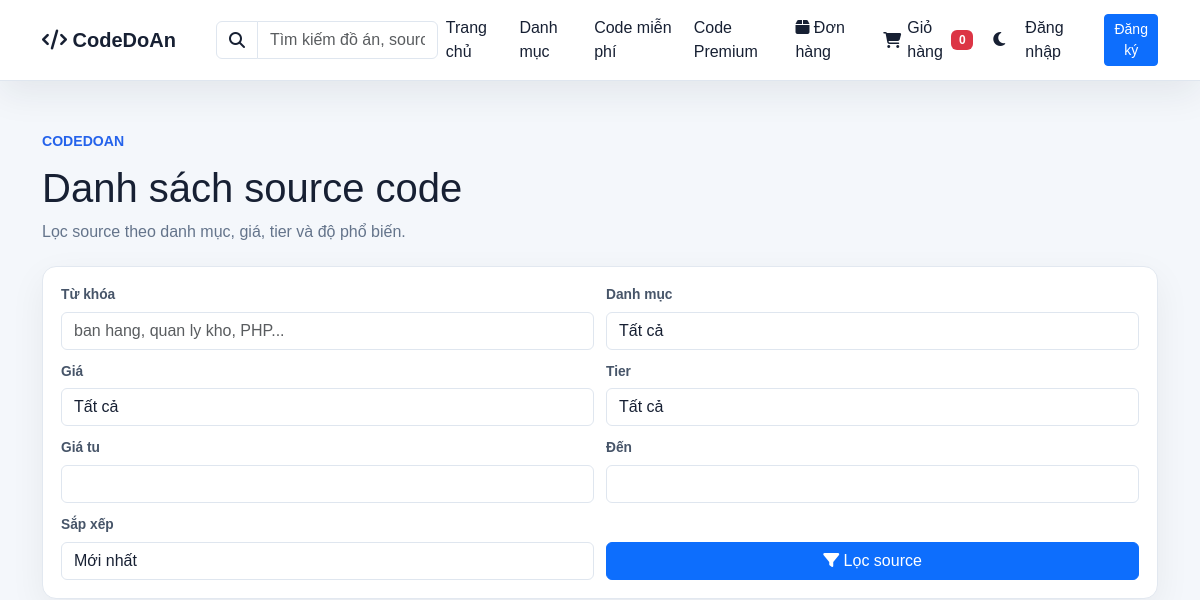
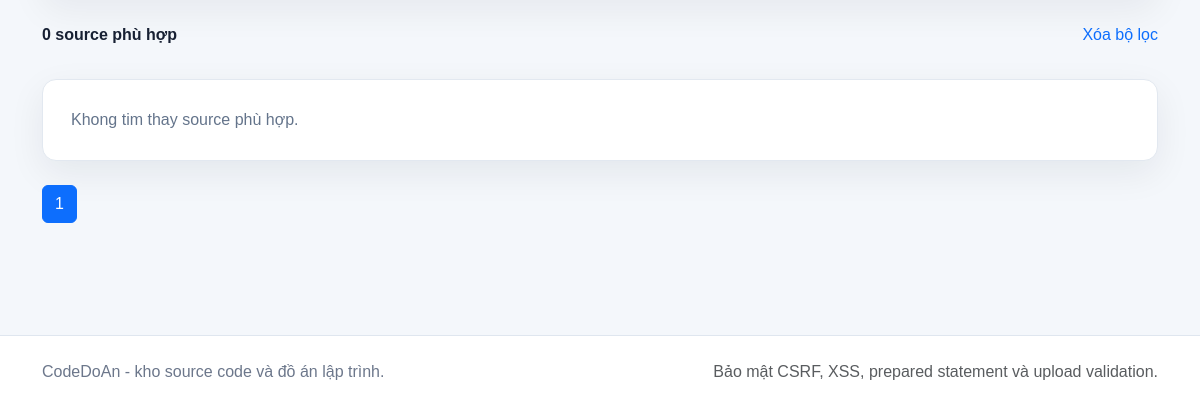
The app's page /projects/search.php, older data (2 pictures, top to bottom).
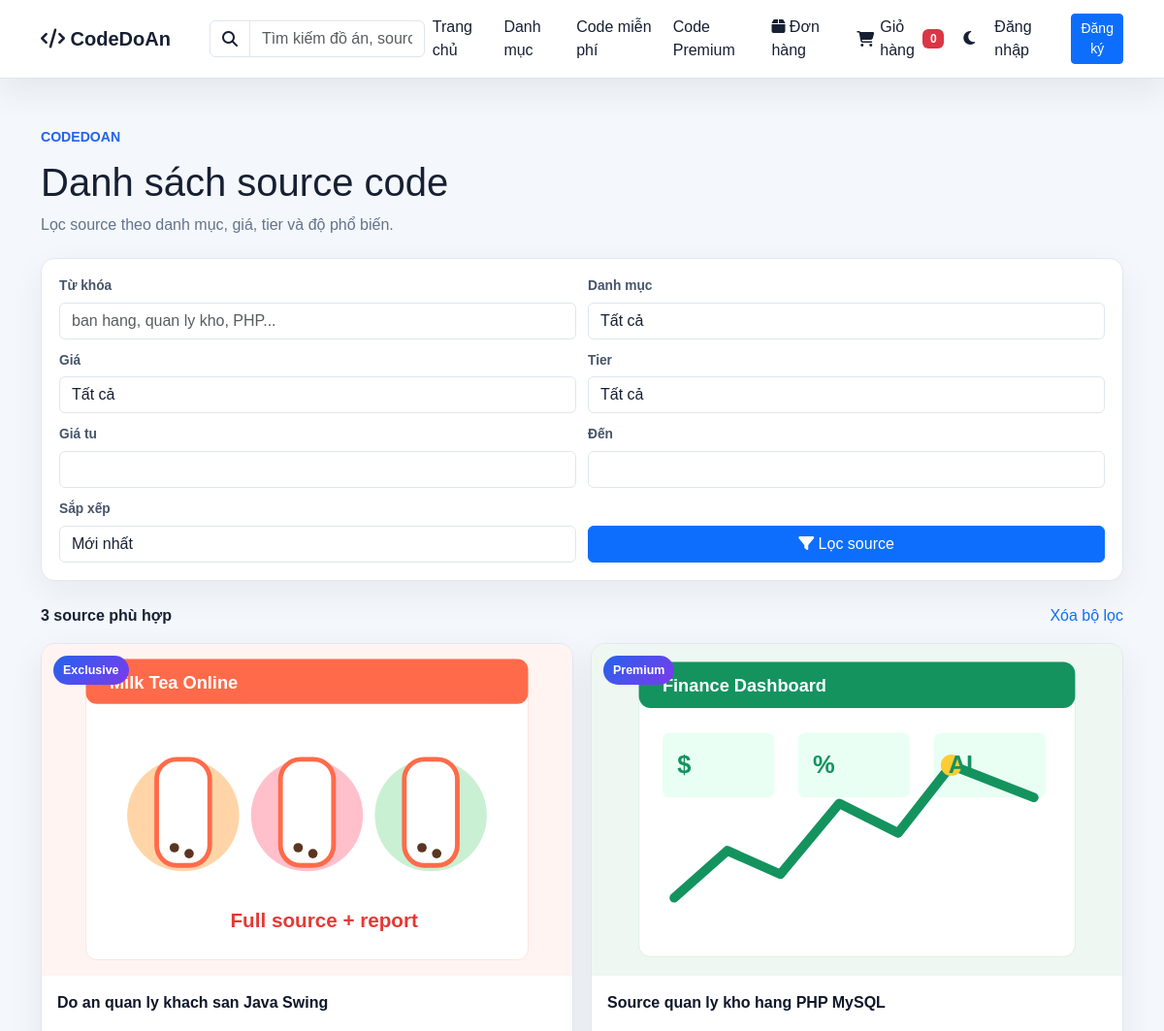
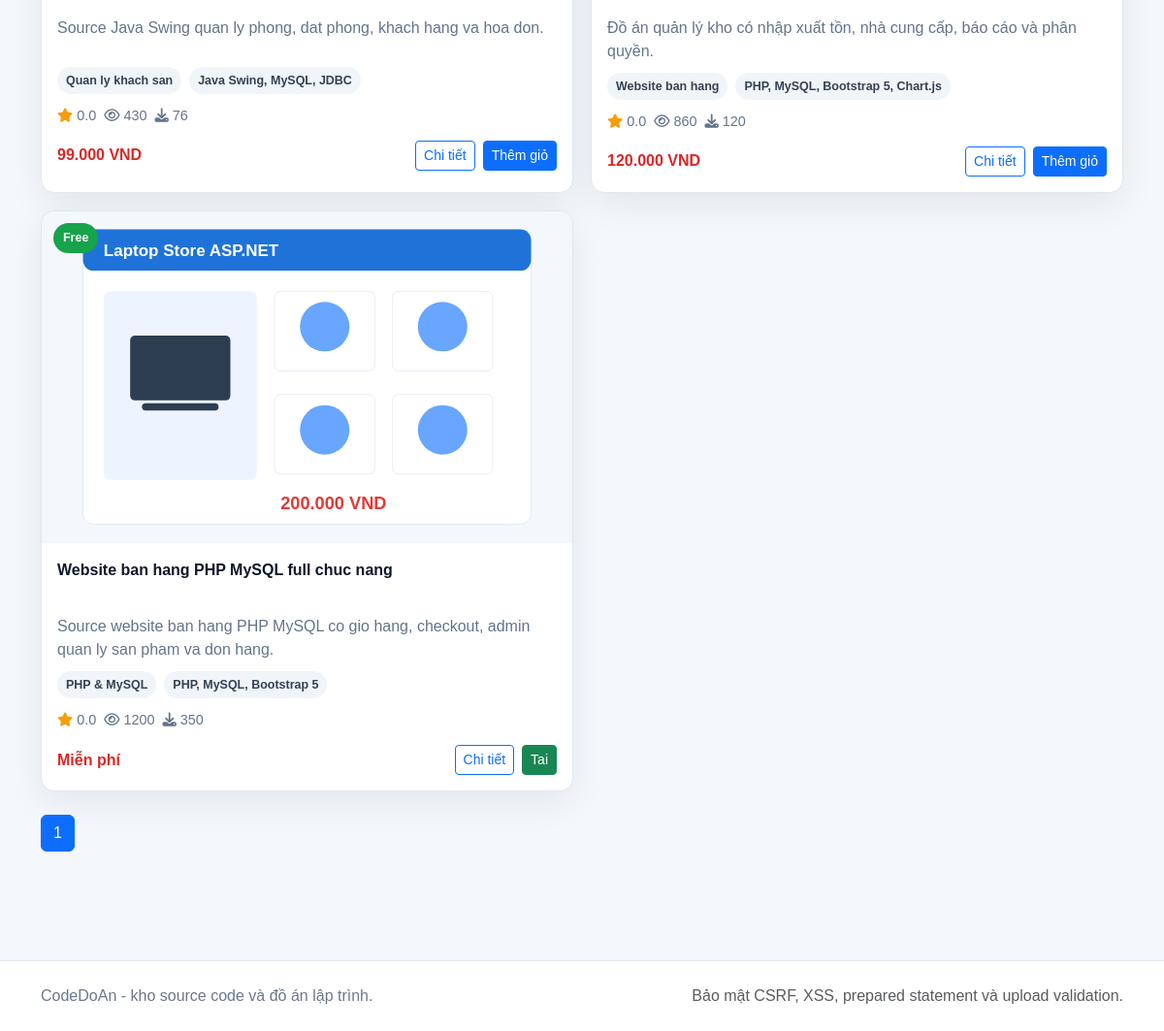
The same page, newer data (2 pictures, top to bottom).
### tables this page shows
CREATE TABLE projects (
    id INT AUTO_INCREMENT PRIMARY KEY,
    user_id INT,
    category_id INT,
    title VARCHAR(255),
    slug VARCHAR(255),
    meta_title VARCHAR(255),
    short_description VARCHAR(255),
    description TEXT,
    tech_stack VARCHAR(255),
    version VARCHAR(50),
    file_size VARCHAR(50),
    demo_link VARCHAR(255),
    video_demo VARCHAR(255),
    install_guide TEXT,
    main_features TEXT,
    views INT DEFAULT 0,
    downloads_count INT DEFAULT 0,
    image VARCHAR(255),
    source_file VARCHAR(255),
    price INT DEFAULT 0,
    sale_price INT DEFAULT 0,
    is_free TINYINT(1) DEFAULT 0,
    tier ENUM('basic','premium','exclusive') DEFAULT 'basic',
    is_featured TINYINT(1) DEFAULT 0,
    is_hot TINYINT(1) DEFAULT 0,
    downloads INT DEFAULT 0,
    status ENUM('pending','approved','rejected','hidden') DEFAULT 'pending',
    created_at TIMESTAMP DEFAULT CURRENT_TIMESTAMP
);

CREATE TABLE categories (
    id INT AUTO_INCREMENT PRIMARY KEY,
    name VARCHAR(100),
    slug VARCHAR(120)
);

### config.php (called while the page is built, shortened)
<?php
$host = 'localhost';
$user = 'root';
$pass = '';
$db = 'project_share';
$conn = mysqli_connect($host, $user, $pass, $db);
mysqli_set_charset($conn, 'utf8mb4');
function base_url(string $path = ''): string
{
    $documentRoot = str_replace('\\', '/', realpath($_SERVER['DOCUMENT_ROOT'] ?? __DIR__) ?: __DIR__);
    $appRoot = str_replace('\\', '/', __DIR__);
    $base = '/' . trim(str_replace($documentRoot, '', $appRoot), '/');
    $base = $base === '/' ? '' : $base;
    return rtrim($base, '/') . '/' . ltrim($path, '/');
}
function db_query(string $sql, array $params = [], string $types = '')
{
    global $conn;
    if (!$params) {
        return mysqli_query($conn, $sql);
    }
    $stmt = mysqli_prepare($conn, $sql);
    mysqli_stmt_bind_param($stmt, $types, ...$params);
    mysqli_stmt_execute($stmt);
    return mysqli_stmt_get_result($stmt) ?: $stmt;
}
function db_all(string $sql, array $params = [], string $types = ''): array
{
    $result = db_query($sql, $params, $types);
    return $result instanceof mysqli_result ? mysqli_fetch_all($result, MYSQLI_ASSOC) : [];
}
function e($value): string
{
    return htmlspecialchars((string) $value, ENT_QUOTES, 'UTF-8');
}
function money($value): string
{
    $amount = (int) $value;
    return $amount > 0 ? number_format($amount, 0, ',', '.') . ' VND' : 'Miễn phí';
}
function project_price(array $project): int
{
    $salePrice = (int) ($project['sale_price'] ?? 0);
    $price = (int) ($project['price'] ?? 0);
    return $salePrice > 0 ? $salePrice : $price;
}

### projects/search.php (the view, shortened to what the rows shown need)
<?php
require_once dirname(__DIR__) . '/config.php';
$sort = $_GET['sort'] ?? 'latest';
$page = max(1, (int) ($_GET['page'] ?? 1));
$limit = 12;
$offset = ($page - 1) * $limit;
$where = ["projects.status = 'approved'"];
$params = [];
$types = '';
$orderBy = match ($sort) {
    'downloads' => 'projects.downloads_count DESC, projects.downloads DESC',
    'views' => 'projects.views DESC',
    'rating' => 'avg_star DESC',
    'price_asc' => 'final_price ASC',
    'price_desc' => 'final_price DESC',
    default => 'projects.id DESC',
};
$whereSql = implode(' AND ', $where);
$projects = db_all(
    "SELECT projects.*, users.name AS author_name, categories.name AS category_name,
        COALESCE(AVG(ratings.star), 0) AS avg_star,
        COUNT(DISTINCT ratings.id) AS rating_count,
        CASE WHEN projects.sale_price > 0 THEN projects.sale_price ELSE projects.price END AS final_price
     FROM projects
     JOIN users ON users.id = projects.user_id
     JOIN categories ON categories.id = projects.category_id
     LEFT JOIN ratings ON ratings.project_id = projects.id
     WHERE $whereSql
     GROUP BY projects.id
     ORDER BY $orderBy, projects.id DESC
     LIMIT ?, ?",
    array_merge($params, [$offset, $limit]),
    $types . 'ii'
);
?>
<?php include dirname(__DIR__) . '/includes/header.php'; ?>
<main class="container py-5 marketplace-list">
    <div class="section-heading">
        <div>
            <h1>Danh sách source code</h1>
        </div>
    </div>
    <div class="source-grid">
        <?php foreach ($projects as $row) {
            $isFree = (int) $row['is_free'] === 1 || ((int) $row['price'] === 0 && (int) $row['sale_price'] === 0);
            $price = project_price($row);
        ?>
            <article class="source-card">
                <a class="source-thumb" href="<?php echo e(base_url('projects/detail.php?id=' . (int) $row['id'] . '&slug=' . $row['slug'])); ?>">
                    <img src="<?php echo e(base_url('uploads/images/' . $row['image'])); ?>" alt="<?php echo e($row['title']); ?>">
                    <span class="source-badge <?php echo $isFree ? 'source-badge-free' : 'source-badge-premium'; ?>"><?php echo $isFree ? 'Free' : ucfirst($row['tier']); ?></span>
                </a>
                <div class="source-body">
                    <a class="source-title" href="<?php echo e(base_url('projects/detail.php?id=' . (int) $row['id'] . '&slug=' . $row['slug'])); ?>"><?php echo e($row['title']); ?></a>
                    <p><?php echo e($row['short_description'] ?: $row['description']); ?></p>
                    <div class="source-tags"><span><?php echo e($row['category_name']); ?></span><span><?php echo e($row['tech_stack'] ?: 'Source code'); ?></span></div>
                    <div class="source-meta">
                        <span><i class="fa-solid fa-star"></i> <?php echo number_format((float) $row['avg_star'], 1); ?></span>
                        <span><i class="fa-regular fa-eye"></i> <?php echo (int) $row['views']; ?></span>
                        <span><i class="fa-solid fa-download"></i> <?php echo (int) ($row['downloads_count'] ?: $row['downloads']); ?></span>
                    </div>
                    <div class="source-bottom">
                        <div class="source-price"><strong><?php echo $isFree ? 'Miễn phí' : money($price); ?></strong></div>
                        <div class="source-actions">
                            <a class="btn btn-sm btn-outline-primary" href="<?php echo e(base_url('projects/detail.php?id=' . (int) $row['id'] . '&slug=' . $row['slug'])); ?>">Chi tiết</a>
                            <?php if ($isFree) { ?>
                                <a class="btn btn-sm btn-success" href="<?php echo e(base_url('projects/download.php?id=' . (int) $row['id'])); ?>">Tai</a>
                            <?php } else { ?>
                                <form method="POST" action="<?php echo e(base_url('shop/cart_action.php')); ?>">
                                    <button class="btn btn-sm btn-primary">Thêm giỏ</button>
                                </form>
                            <?php } ?>
                        </div>
                    </div>
                </div>
            </article>
        <?php } ?>
    </div>
</main>
<?php include dirname(__DIR__) . '/includes/footer.php'; ?>

Row changes from the older to the newer data that the page shows:
added projects: image (picture), tier "Exclusive", title "Do an quan ly khach san Java Swing", short_description "Source Java Swing quan ly phong, dat phong, khach hang va hoa don.", category.name "Quan ly khach san", tech_stack "Java Swing, MySQL, JDBC", avg_star "0.0", views "430", downloads_count "76", money($price) "99.000 VND"
added projects: image (picture), tier "Premium", title "Source quan ly kho hang PHP MySQL", short_description "Đồ án quản lý kho có nhập xuất tồn, nhà cung cấp, báo cáo và phân quyền.", category.name "Website ban hang", tech_stack "PHP, MySQL, Bootstrap 5, Chart.js", avg_star "0.0", views "860", downloads_count "120", sale_price "120.000 VND"
added projects: image (picture), is_free "Free", title "Website ban hang PHP MySQL full chuc nang", short_description "Source website ban hang PHP MySQL co gio hang, checkout, admin quan ly san pham va don hang.", category.name "PHP & MySQL", tech_stack "PHP, MySQL, Bootstrap 5", avg_star "0.0", views "1200", downloads_count "350"
Text that changed along with them:
$total: "0" → "3"
text no longer shown: "Khong tim thay source phù hợp."
